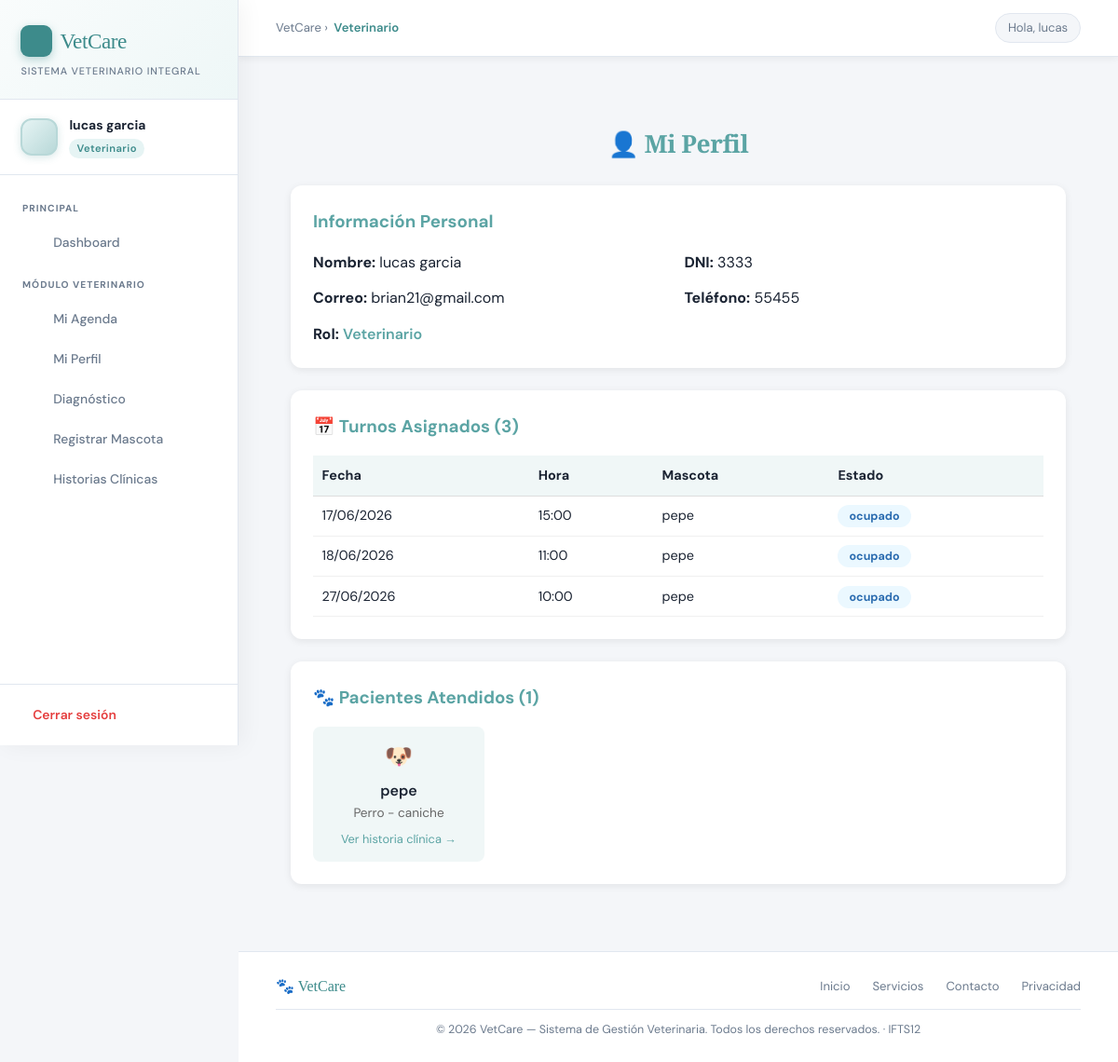
The page /veterinario/perfil (signed in) on the database its author committed.
### app/models/usuario.py (models this page shows, shortened)
class Usuario(db.Model, UserMixin):
    id = db.Column(db.Integer, primary_key=True)
    nombre = db.Column(db.String(100), nullable=False)
    apellido = db.Column(db.String(100), nullable=False)
    dni = db.Column(db.String(20), unique=True, nullable=False)
    telefono = db.Column(db.String(20), nullable=False)
    correo = db.Column(db.String(150), unique=True, nullable=False)
    password_hash = db.Column(db.String(200), nullable=False)
    rol = db.Column(db.String(20), nullable=False)
    activo = db.Column(db.Boolean, default=True)

### app/models/turno.py (models this page shows)
class Turno(db.Model):
    id = db.Column(db.Integer, primary_key=True)
    fecha = db.Column(db.Date, nullable=False)
    hora = db.Column(db.Time, nullable=False)
    veterinario_id = db.Column(db.Integer, db.ForeignKey('usuario.id'), nullable=False)
    mascota_id = db.Column(db.Integer, db.ForeignKey('mascota.id'), nullable=True)
    dueno_id = db.Column(db.Integer, db.ForeignKey('usuario.id'), nullable=True)
    estado = db.Column(db.String(20), default='disponible')  # disponible, ocupado, cancelado
    tipo_consulta = db.Column(db.String(50), nullable=True)
    veterinario = db.relationship('Usuario', foreign_keys=[veterinario_id])
    dueno = db.relationship('Usuario', foreign_keys=[dueno_id])
    mascota = db.relationship('Mascota', foreign_keys=[mascota_id])

### app/models/mascota.py (models this page shows)
class Mascota (db.Model):
    id = db.Column(db.Integer, primary_key=True)
    nombre = db.Column(db.String(100), nullable = False)
    especie = db.Column(db.String(50), nullable = False)
    raza = db.Column(db.String(50), nullable = False)
    edad = db.Column(db.Integer, nullable = False)
    peso = db.Column(db.Float, nullable = False)
    dueno_id = db.Column(db.Integer, db.ForeignKey('usuario.id'), nullable = True)

### app/routes/veterinario.py (the view)
@veterinario.route('/veterinario/perfil')
@login_required
@solo_veterinario
def perfil():
    turnos = Turno.query.filter_by(
        veterinario_id=current_user.id, estado='ocupado'
    ).order_by(Turno.fecha, Turno.hora).all()
    mascota_ids = {t.mascota_id for t in turnos if t.mascota_id}
    mascotas = Mascota.query.filter(Mascota.id.in_(mascota_ids)).all()
    return render_template('veterinario/perfil.html',
                           turnos=turnos,
                           mascotas=mascotas)

### app/models/usuario.py (called while the page is built)
@login_manager.user_loader
def load_user(user_id):
    return Usuario.query.get(int(user_id))

### app/routes/veterinario.py (called while the page is built)
def solo_veterinario(f):
    @wraps(f)
    def decorated(*args, **kwargs):
        if current_user.rol != 'veterinario':
            flash('Acceso no autorizado.', 'error')
            return redirect(url_for('auth.dashboard'))
        return f(*args, **kwargs)
    return decorated

### app/templates/veterinario/perfil.html
{% extends 'base.html' %}
{% block content %}
<div style="max-width: 900px; margin: 40px auto; padding: 0 1rem;">
    <h2 style="color: #5ba4a4; margin-bottom: 1.5rem;">👤 Mi Perfil</h2>
    <div style="background: white; border-radius: 12px; padding: 1.5rem; box-shadow: 0 2px 8px rgba(0,0,0,0.08); margin-bottom: 1.5rem;">
        <h3 style="color: #5ba4a4; margin-bottom: 1rem;">Información Personal</h3>
        <div style="display: grid; grid-template-columns: 1fr 1fr; gap: 0.8rem;">
            <div><strong>Nombre:</strong> {{ current_user.nombre }} {{ current_user.apellido }}</div>
            <div><strong>DNI:</strong> {{ current_user.dni }}</div>
            <div><strong>Correo:</strong> {{ current_user.correo }}</div>
            <div><strong>Teléfono:</strong> {{ current_user.telefono }}</div>
            <div><strong>Rol:</strong> <span style="color: #5ba4a4; font-weight: 600;">{{ current_user.rol | capitalize }}</span></div>
        </div>
    </div>
    <div style="background: white; border-radius: 12px; padding: 1.5rem; box-shadow: 0 2px 8px rgba(0,0,0,0.08); margin-bottom: 1.5rem;">
        <h3 style="color: #5ba4a4; margin-bottom: 1rem;">📅 Turnos Asignados ({{ turnos | length }})</h3>
        {% if turnos %}
            <table style="width: 100%; border-collapse: collapse; font-size: 0.9rem;">
                <thead>
                    <tr style="background: #f0f7f7;">
                        <th style="padding: 0.6rem; text-align: left; border-bottom: 1px solid #ddd;">Fecha</th>
                        <th style="padding: 0.6rem; text-align: left; border-bottom: 1px solid #ddd;">Hora</th>
                        <th style="padding: 0.6rem; text-align: left; border-bottom: 1px solid #ddd;">Mascota</th>
                        <th style="padding: 0.6rem; text-align: left; border-bottom: 1px solid #ddd;">Estado</th>
                    </tr>
                </thead>
                <tbody>
                {% for turno in turnos %}
                    <tr style="border-bottom: 1px solid #f0f0f0;">
                        <td style="padding: 0.6rem;">{{ turno.fecha.strftime('%d/%m/%Y') }}</td>
                        <td style="padding: 0.6rem;">{{ turno.hora.strftime('%H:%M') }}</td>
                        <td style="padding: 0.6rem;">{{ turno.mascota.nombre if turno.mascota else '-' }}</td>
                        <td style="padding: 0.6rem;"><span class="estado-{{ turno.estado }}">{{ turno.estado }}</span></td>
                    </tr>
                {% endfor %}
                </tbody>
            </table>
        {% else %}
            <p style="color: #999;">No tenés turnos asignados.</p>
        {% endif %}
    </div>
    <div style="background: white; border-radius: 12px; padding: 1.5rem; box-shadow: 0 2px 8px rgba(0,0,0,0.08);">
        <h3 style="color: #5ba4a4; margin-bottom: 1rem;">🐾 Pacientes Atendidos ({{ mascotas | length }})</h3>
        {% if mascotas %}
            <div style="display: grid; grid-template-columns: repeat(auto-fill, minmax(180px, 1fr)); gap: 1rem;">
            {% for mascota in mascotas %}
                <div style="background: #f0f7f7; border-radius: 8px; padding: 0.8rem; text-align: center;">
                    <div style="font-size: 1.5rem;">🐶</div>
                    <div style="font-weight: 600; margin-top: 0.3rem;">{{ mascota.nombre }}</div>
                    <div style="font-size: 0.85rem; color: #666;">{{ mascota.especie }} - {{ mascota.raza }}</div>
                    <a href="{{ url_for('veterinario.historia_clinica', mascota_id=mascota.id) }}"
                       style="display: block; margin-top: 0.5rem; font-size: 0.8rem; color: #5ba4a4; text-decoration: none;">
                        Ver historia clínica →
                    </a>
                </div>
            {% endfor %}
            </div>
        {% else %}
            <p style="color: #999;">No hay pacientes registrados aún.</p>
        {% endif %}
    </div>
</div>
{% endblock %}

### app/templates/base.html (shortened to what this page needs)
<!DOCTYPE html>
<html lang="es">
<head>
    <link rel="stylesheet" href="https://cdn.jsdelivr.net/npm/@tabler/icons-webfont@latest/tabler-icons.min.css">
</head>
<body>
{% if current_user.is_authenticated %}
<aside class="sidebar">
    <div class="sidebar-logo">
        <div class="brand">
            <div class="brand-icon"></div>
            VetCare
        </div>
        <div class="tagline">Sistema Veterinario Integral</div>
    </div>
    <div class="sidebar-user">
        <div class="user-avatar">
        </div>
        <div class="user-info">
            <div class="user-name">{{ current_user.nombre }} {{ current_user.apellido }}</div>
            <div class="user-role">{{ current_user.rol }}</div>
        </div>
    </div>
    <nav class="sidebar-nav">
        <div class="nav-section-label">Principal</div>
        <a href="{{ url_for('auth.dashboard') }}" class="nav-link">
            <span class="icon"></span> Dashboard
        </a>
        {% if current_user.rol == 'veterinario' %}
            <div class="nav-section-label">Módulo Veterinario</div>
            <a href="{{ url_for('veterinario.agenda') }}" class="nav-link">
                <span class="icon"></span> Mi Agenda
            </a>
            <a href="{{ url_for('veterinario.perfil') }}" class="nav-link">
                <span class="icon"></span> Mi Perfil
            </a>
            <a href="{{ url_for('veterinario.nuevo_diagnostico') }}" class="nav-link">
                <span class="icon"></span> Diagnóstico
            </a>
            <a href="{{ url_for('veterinario.registrar_mascota') }}" class="nav-link">
                <span class="icon"></span> Registrar Mascota
            </a>
            <a href="{{ url_for('mascotas.listar') }}" class="nav-link">
                <span class="icon"></span> Historias Clínicas
            </a>
        {% endif %}
    </nav>
    <div class="sidebar-footer">
        <a href="{{ url_for('auth.logout') }}" class="logout-btn">
            <span class="icon"></span> Cerrar sesión
        </a>
    </div>
</aside>
<div class="main-wrapper">
    <div class="inner-topbar">
        <div class="breadcrumb">
            VetCare &rsaquo; <span>{{ current_user.rol | capitalize }}</span>
        </div>
        <div class="top-right">
            <div class="greeting-chip">Hola, {{ current_user.nombre }}</div>
        </div>
    </div>
    <div class="main-content">
        {% block content %}{% endblock %}
    </div>
    <footer class="site-footer">
        <div class="footer-inner">
            <div class="footer-brand">🐾 VetCare</div>
            <div class="footer-links">
                <a href="#">Inicio</a>
                <a href="#">Servicios</a>
                <a href="#">Contacto</a>
                <a href="#">Privacidad</a>
            </div>
        </div>
        <div class="footer-copy">
            © 2026 VetCare — Sistema de Gestión Veterinaria. Todos los derechos reservados. · IFTS12
        </div>
    </footer>
</div>
{% endif %}
</body>
</html>

### rows shown on the page
Usuario: nombre "lucas", apellido "garcia", rol "Veterinario", dni "3333", correo "brian21@gmail.com", telefono "55455"
Turno: fecha "17/06/2026", hora "15:00", mascota "pepe", estado "ocupado"
Turno: fecha "18/06/2026", hora "11:00", mascota "pepe", estado "ocupado"
Turno: fecha "27/06/2026", hora "10:00", mascota "pepe", estado "ocupado"
Mascota: nombre "pepe", especie "Perro", raza "caniche"

### other values the page prints
{{ turnos | length }} "3"
{{ mascotas | length }} "1"
